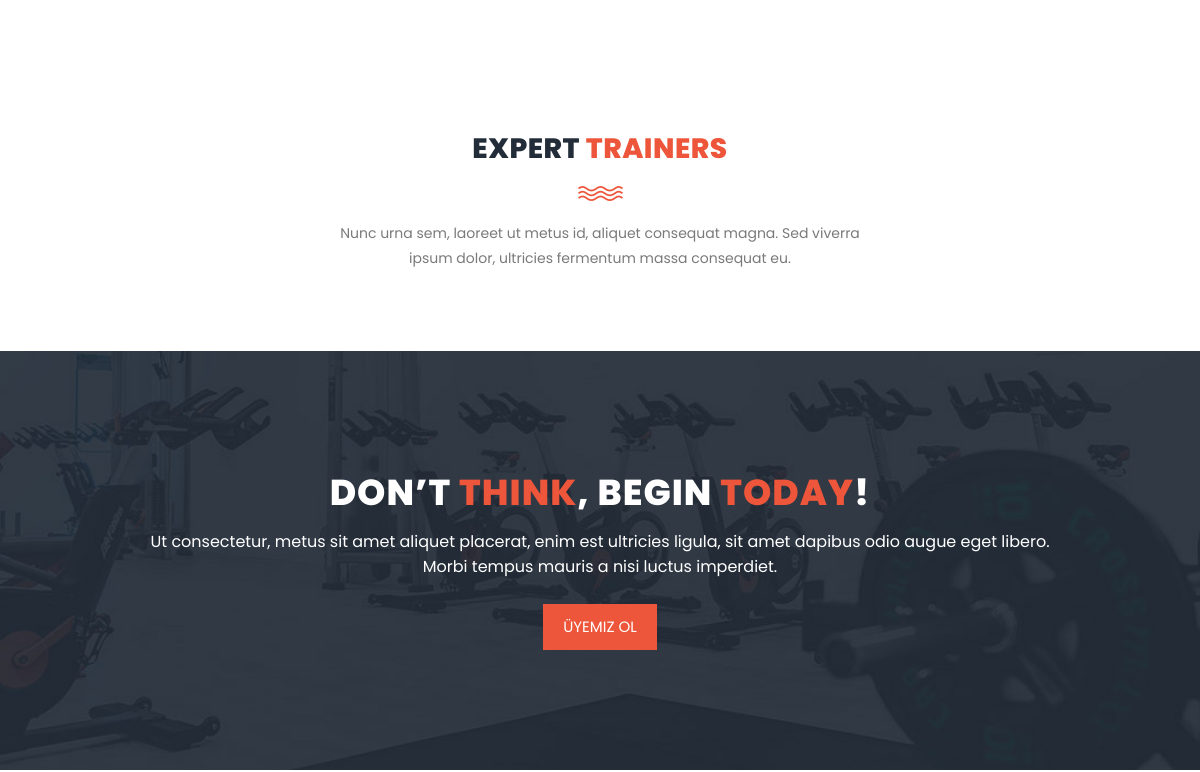
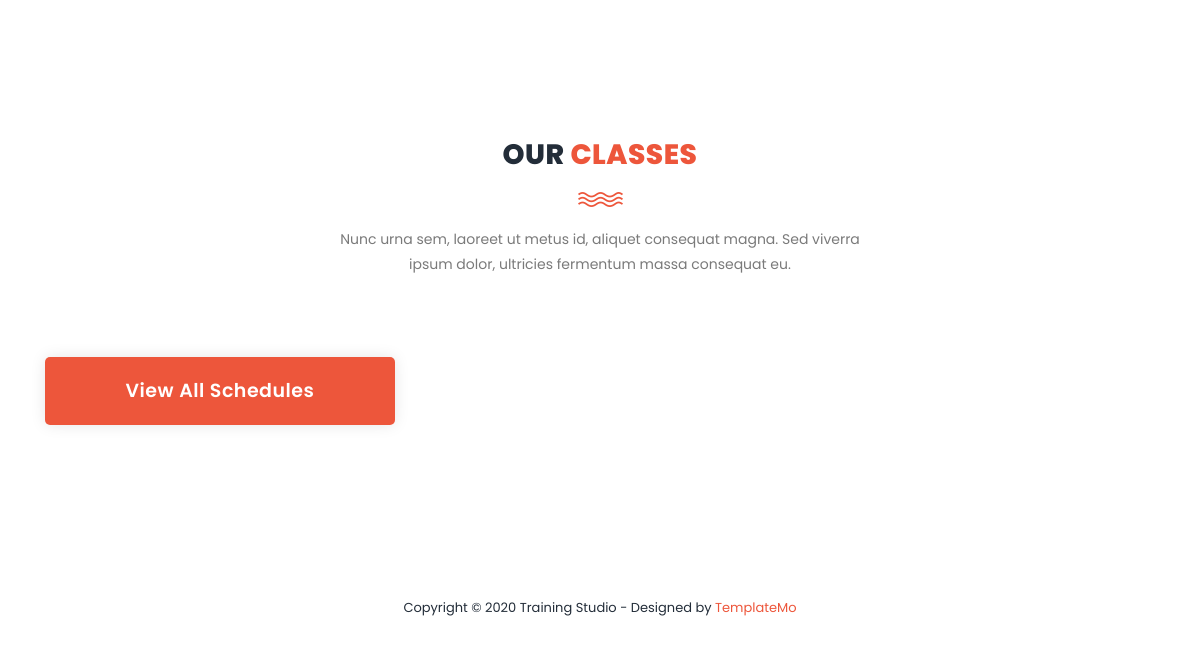
The page /classes/ (lower part) on the database as committed earlier (2 pictures, top to bottom).
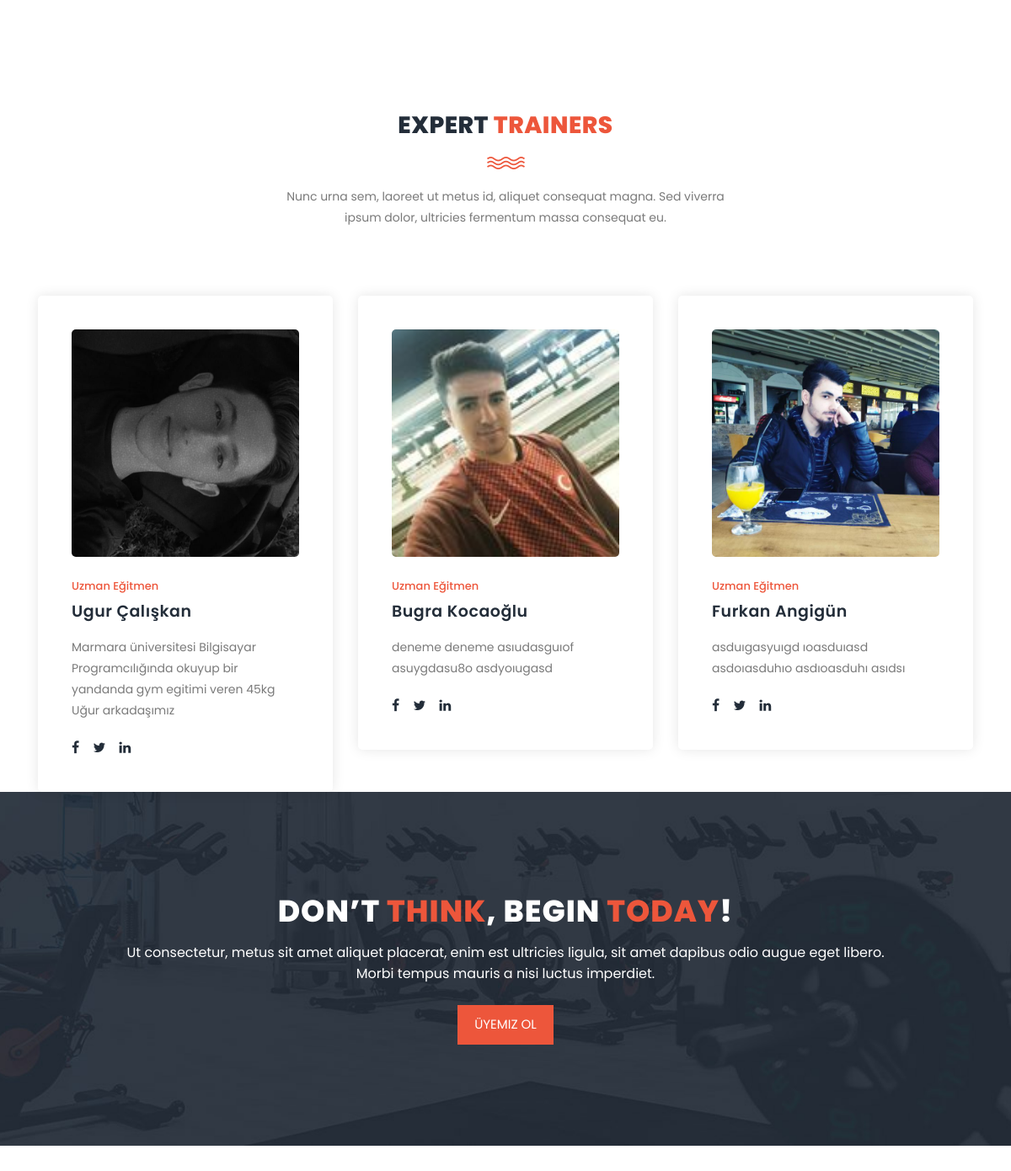
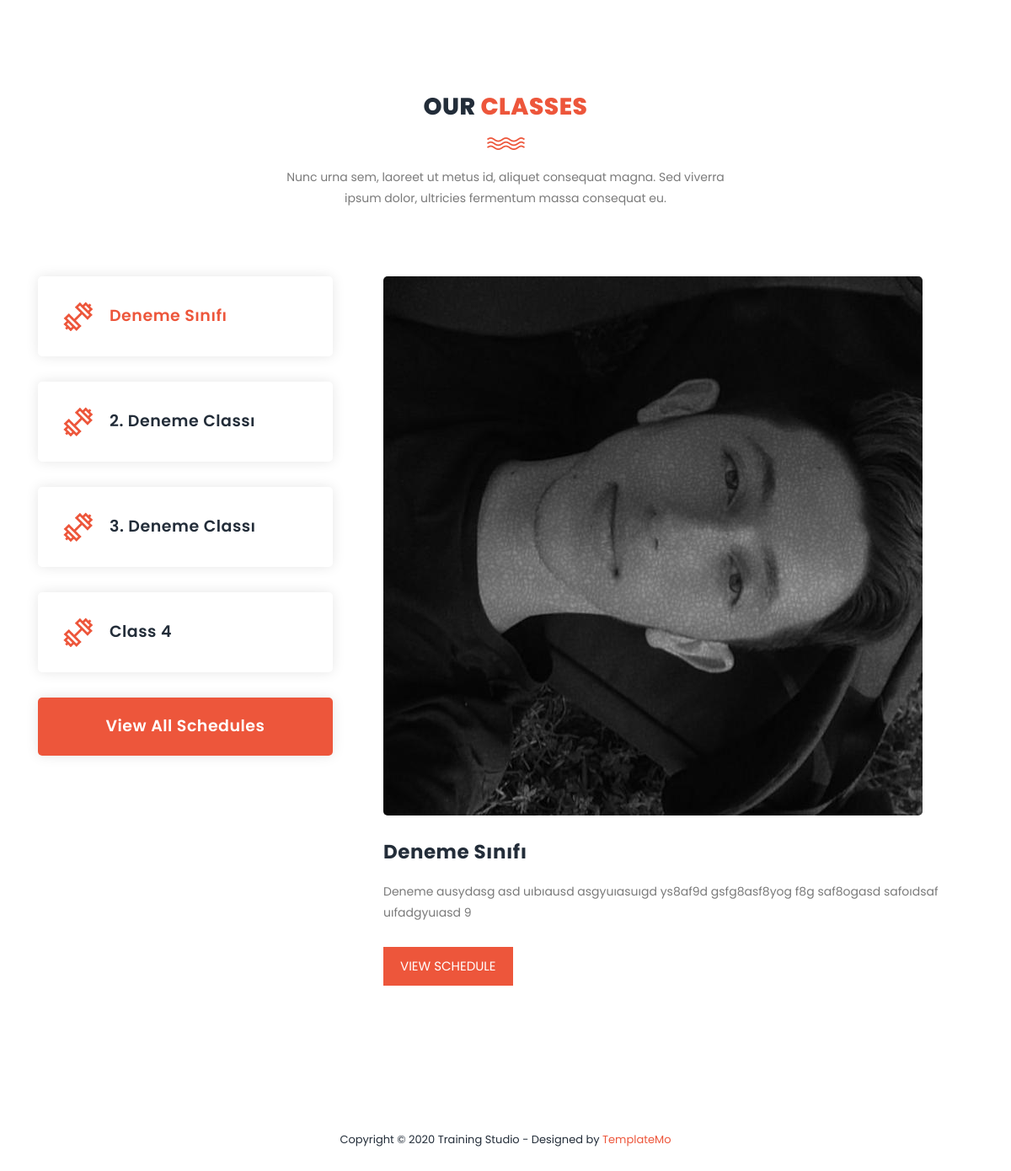
The same page on the database as committed later (2 pictures, top to bottom).
### movie/models.py (models this page shows, shortened)
class Trainer(models.Model):
    Trainer_id = models.IntegerField(primary_key = True)
    Trainer_name = models.CharField(max_length=100)
    Trainer_lastname = models.CharField(max_length=350)
    Trainer_img = models.ImageField(upload_to='movie/static/images')
    Trainer_desc = models.CharField(max_length=160)
    Person_email = models.ForeignKey(Person,on_delete=models.CASCADE, null = True)
    Trainer_fb = models.URLField(null=True, blank=True)
    Trainer_tw = models.URLField(null=True, blank=True)
    Trainer_ln = models.URLField(null=True, blank=True)
    Trainer_type = models.CharField(max_length=20)

class Class(models.Model):
    Class_id = models.IntegerField(primary_key = True)
    Class_name = models.CharField(max_length=50)
    Class_desc = models.CharField(max_length=500)
    Class_dayOfTheWeek = models.IntegerField(choices=DAYS_OF_WEEK)
    Class_finishingtime = models.TimeField(verbose_name ='Time') #Sınıfın Bitiş Saati
    Class_beginningtime = models.TimeField(verbose_name ='Time') #Sınıfın Başlangıç Saati
    Class_img = models.ImageField(upload_to='movie/static/images')
    Program_id = models.ForeignKey(Program,on_delete=models.CASCADE, null = True)
    Trainer_name = models.ForeignKey(Trainer, null = True, on_delete=models.CASCADE)

### movie/views.py (the view)
# urls.py: path('classes/', movieViews.classes, name='classes'),
def classes(request):
    Trainers = Trainer.objects.all()
    Classes = Class.objects.all()
    return render(request, 'classes.html', {"name":"classes", 'Trainers':Trainers, 'Classes':Classes})

### movie/templates/classes.html
{% extends 'base.html' %}
{% block content %}
{% load static %}
<section class="section" id="call-to-action">
    <div class="container">
        <div class="row">
            <div class="col-lg-10 offset-lg-1">
                <div class="cta-content">
                    <h2>Don’t <em>think</em>, begin <em>today</em>!</h2>
                    <p>Ut consectetur, metus sit amet aliquet placerat, enim est ultricies ligula, sit amet dapibus odio augue eget libero. Morbi tempus mauris a nisi luctus imperdiet.</p>
                    <div class="main-button scroll-to-section">
                        <a href="{%url 'signupaccount'%}">Üyemiz Ol</a>
                    </div>
                </div>
            </div>
        </div>
    </div>
</section>
<section class="section" id="our-classes">
    <div class="container">
        <div class="row">
            <div class="col-lg-6 offset-lg-3">
                <div class="section-heading">
                    <h2>Our <em>Classes</em></h2>
                    <img src="{% static 'images/line-dec.png' %}" alt="">
                    <p>Nunc urna sem, laoreet ut metus id, aliquet consequat magna. Sed viverra ipsum dolor, ultricies fermentum massa consequat eu.</p>
                </div>
            </div>
        </div>
        <div class="row" id="tabs">
          <div class="col-lg-4">
            <ul>
              {% for Class in Classes %}
              <li><a href='#tabs-{{Class.Class_id}}'><img src="{% static 'images/tabs-first-icon.png' %}" alt="">{{Class.Class_name}}</a></li>
              {%endfor%}
              <div class="main-rounded-button"><a href="{% url 'schedule' %}">View All Schedules</a></div>
            </ul>
          </div>
          <div class="col-lg-8">
            <section class='tabs-content'>
              {% for Class in Classes %}
              <article id='tabs-{{Class.Class_id}}'>
                <img src={{Class.Class_img.url}} alt="First Class">
                <h4>{{Class.Class_name}}</h4>
                <p>{{Class.Class_desc}}</p>
                <div class="main-button">
                    <a href="{% url 'schedule' %}">View Schedule</a>
                </div>
              </article>
              {%endfor%}
            </section>
          </div>
        </div>
    </div>
</section>
{% endblock %}

### movie/templates/testimonial.html
{%load static%}
<section class="section" id="trainers">
    <div class="container">
        <div class="row">
            <div class="col-lg-6 offset-lg-3">
                <div class="section-heading">
                    <h2>Expert <em>Trainers</em></h2>
                    <img src="{% static 'images/line-dec.png' %}" alt="">
                    <p>Nunc urna sem, laoreet ut metus id, aliquet consequat magna. Sed viverra ipsum dolor, ultricies fermentum massa consequat eu.</p>
                </div>
            </div>
        </div>
        <div class="row">
            {% for Trainer in Trainers %}
            <div class="col-lg-4">
                <div class="trainer-item">
                    <div class="image-thumb">
                        <img src={{Trainer.Trainer_img.url}} alt="">
                    </div>
                    <div class="down-content">
                        <span>{{Trainer.Trainer_type}}</span>
                        <h4>{{Trainer.Trainer_name}} {{Trainer.Trainer_lastname}}</h4>
                        <p>{{Trainer.Trainer_desc}}</p>
                        <ul class="social-icons">
                            <li><a href="{{Trainer.Trainer_fb}}"><i class="fa fa-facebook"></i></a></li>
                            <li><a href="{{Trainer.Trainer_tw}}"><i class="fa fa-twitter"></i></a></li>
                            <li><a href="{{Trainer.Trainer_ln}}"><i class="fa fa-linkedin"></i></a></li>
                        </ul>
                    </div>
                </div>
            </div>
            {%endfor%}
        </div>
    </div>
</section>

Rows that differ between the two databases and show on the page:
added Trainer: Trainer_img (picture), Trainer_type "Uzman Eğitmen", Trainer_name "Ugur", Trainer_lastname "Çalışkan", Trainer_desc "Marmara üniversitesi Bilgisayar Programcılığında okuyup bir yandanda gym egitimi veren 45kg Uğur arkadaşımız"
added Trainer: Trainer_img (picture), Trainer_type "Uzman Eğitmen", Trainer_name "Bugra", Trainer_lastname "Kocaoğlu", Trainer_desc "deneme deneme asıudasguıof asuygdasu8o asdyoıugasd"
added Trainer: Trainer_img (picture), Trainer_type "Uzman Eğitmen", Trainer_name "Furkan", Trainer_lastname "Angigün", Trainer_desc "asduıgasyuıgd ıoasduıasd asdoıasduhıo asdıoasduhı asıdsı"
added Class: Class_name "Deneme Sınıfı", Class_img (picture), Class_desc "Deneme ausydasg asd uıbıausd asgyuıasuıgd ys8af9d gsfg8asf8yog f8g saf8ogasd safoıdsaf uıfadgyuıasd 9"
added Class: Class_name "2. Deneme Classı", shown under "OUR CLASSES"
added Class: Class_name "3. Deneme Classı", shown under "OUR CLASSES"
added Class: Class_name "Class 4", shown under "OUR CLASSES"
